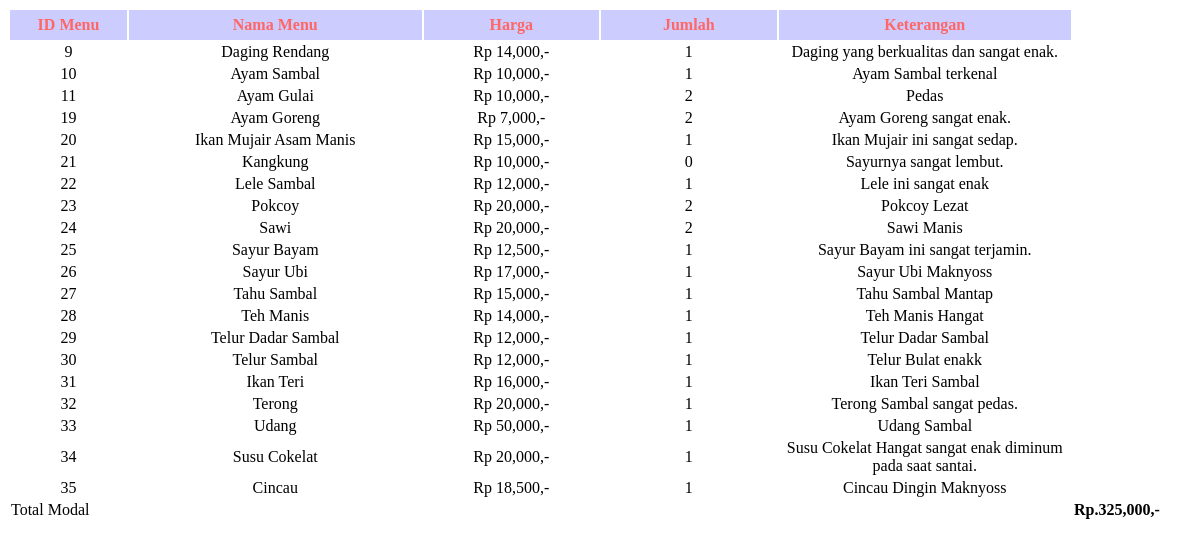
Page /admin/laporan_barang.php on the committed database.
### tables this page shows
CREATE TABLE `makanan` (
  `id_produk` int(11) NOT NULL,
  `nama` varchar(100) NOT NULL,
  `harga` int(10) NOT NULL,
  `qty` int(9) NOT NULL,
  `keterangan` varchar(500) NOT NULL,
  `gambar` varchar(45) NOT NULL,
  `id_kategori` int(11) NOT NULL
);

### admin/laporan_barang.php (the view, shortened to what this page needs)
<?php
	require_once 'config.php';
?>
<!DOCTYPE html>
<html>
<head>
	<link rel="stylesheet" type="text/css" href="assets/css/pdf.css">
</head>
<body>
	<table>
		<tr class="tableheader">
			<th rowspan="1">ID Menu</th>
			<th>Nama Menu</th>
			<th>Harga</th>
			<th>Jumlah</th>
			<th>Keterangan</th>
		</tr>
		<?php
		if (isset($_GET['barang'])) {
			$cari = mysqli_real_escape_string($koneksi, $_GET['barang']);
			$data = mysqli_query($koneksi, "SELECT * FROM makanan WHERE nama = '$cari' order by nama");
		}else{
			$data = mysqli_query($koneksi, "SELECT * FROM makanan");
		}
			while ($hasil = mysqli_fetch_array($data)) {?>
				<tr id="rowHover">
					<td width="10%" align="center"><?php echo $hasil['id_produk']?></td>
					<td width="25%" align="center"><?php echo $hasil['nama']?></td>
					<td width="15%" align="center">Rp <?php echo number_format($hasil['harga'])?>,-</td>
					<td width="15%" align="center"><?php echo $hasil['qty']?></td>
					<td width="25%" align="center"><?php echo $hasil['keterangan']?></td>
				</tr>
		<?php
			}
		?>
		<tr>
			<td colspan="5">Total Modal</td>
			<td>
				<?php
					if (isset($cari)) {
						$x=mysqli_query($koneksi, "SELECT sum(harga) as total from makanan WHERE nama = '$cari'");
					}else{
						$x=mysqli_query($koneksi, "SELECT sum(harga) as total from makanan");
					}
					$xx=mysqli_fetch_array($x);
					echo "<b> Rp.". number_format($xx['total']).",-</b>";
				?>
			</td>
		</tr>
	</table>
</body>
</html>

### admin/assets/css/pdf.css (style rules this page uses)
.tableheader { background: #CCCCFF; color: #FF6666; text-shadow: -1px 0 black, 0 1px black, 1px 0 black, 0 -1 black; height: 30px; }

### rows in the picture
makanan: id_produk "9", nama "Daging Rendang", harga "14,000", qty "1", keterangan "Daging yang berkualitas dan sangat enak."
makanan: id_produk "10", nama "Ayam Sambal", harga "10,000", qty "1", keterangan "Ayam Sambal terkenal"
makanan: id_produk "11", nama "Ayam Gulai", harga "10,000", qty "2", keterangan "Pedas"
makanan: id_produk "19", nama "Ayam Goreng", harga "7,000", qty "2", keterangan "Ayam Goreng sangat enak."
makanan: id_produk "20", nama "Ikan Mujair Asam Manis", harga "15,000", qty "1", keterangan "Ikan Mujair ini sangat sedap."
makanan: id_produk "21", nama "Kangkung", harga "10,000", qty "0", keterangan "Sayurnya sangat lembut."
makanan: id_produk "22", nama "Lele Sambal", harga "12,000", qty "1", keterangan "Lele ini sangat enak"
makanan: id_produk "23", nama "Pokcoy", harga "20,000", qty "2", keterangan "Pokcoy Lezat"
makanan: id_produk "24", nama "Sawi", harga "20,000", qty "2", keterangan "Sawi Manis"
makanan: id_produk "25", nama "Sayur Bayam", harga "12,500", qty "1", keterangan "Sayur Bayam ini sangat terjamin."
makanan: id_produk "26", nama "Sayur Ubi", harga "17,000", qty "1", keterangan "Sayur Ubi Maknyoss"
makanan: id_produk "27", nama "Tahu Sambal", harga "15,000", qty "1", keterangan "Tahu Sambal Mantap"
makanan: id_produk "28", nama "Teh Manis", harga "14,000", qty "1", keterangan "Teh Manis Hangat"
makanan: id_produk "29", nama "Telur Dadar Sambal", harga "12,000", qty "1", keterangan "Telur Dadar Sambal"
makanan: id_produk "30", nama "Telur Sambal", harga "12,000", qty "1", keterangan "Telur Bulat enakk"
makanan: id_produk "31", nama "Ikan Teri", harga "16,000", qty "1", keterangan "Ikan Teri Sambal"
makanan: id_produk "32", nama "Terong", harga "20,000", qty "1", keterangan "Terong Sambal sangat pedas."
makanan: id_produk "33", nama "Udang", harga "50,000", qty "1", keterangan "Udang Sambal"
makanan: id_produk "34", nama "Susu Cokelat", harga "20,000", qty "1", keterangan "Susu Cokelat Hangat sangat enak diminum pada saat santai."
makanan: id_produk "35", nama "Cincau", harga "18,500", qty "1", keterangan "Cincau Dingin Maknyoss"

### other values in the picture
$xx['total'] "325,000"
